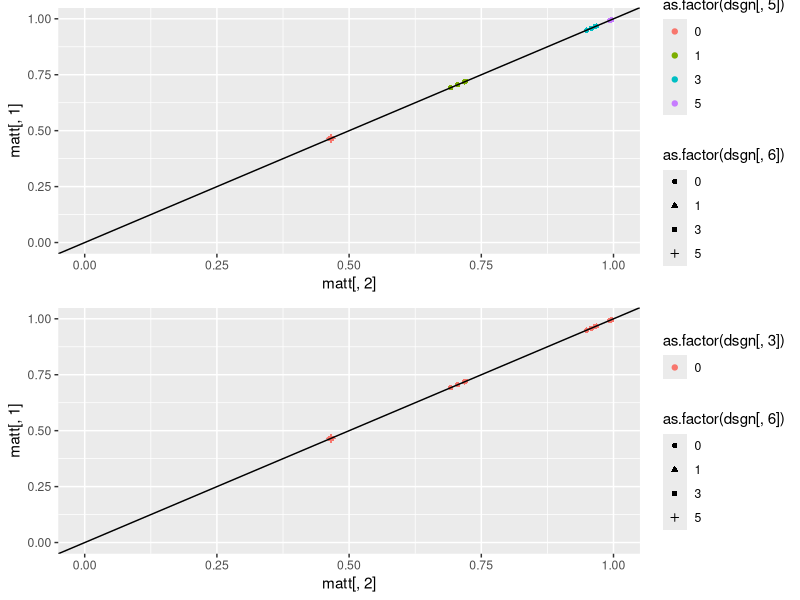
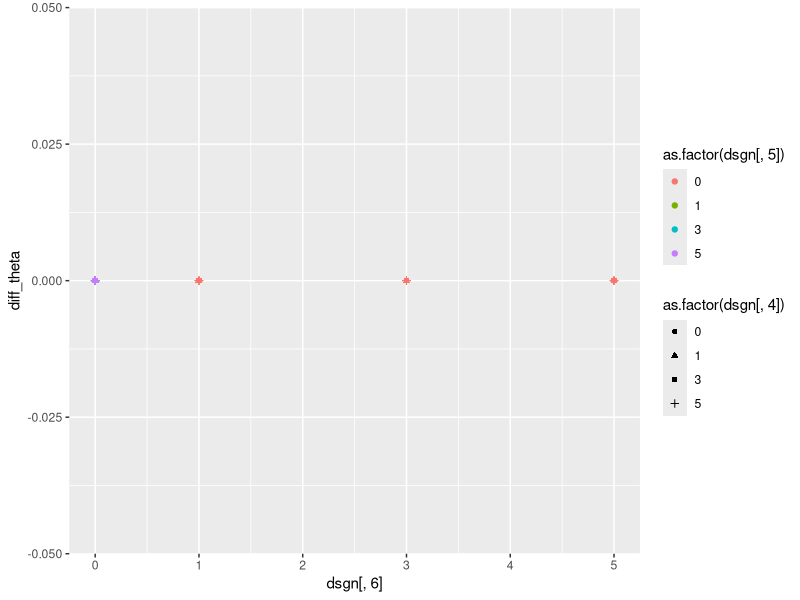
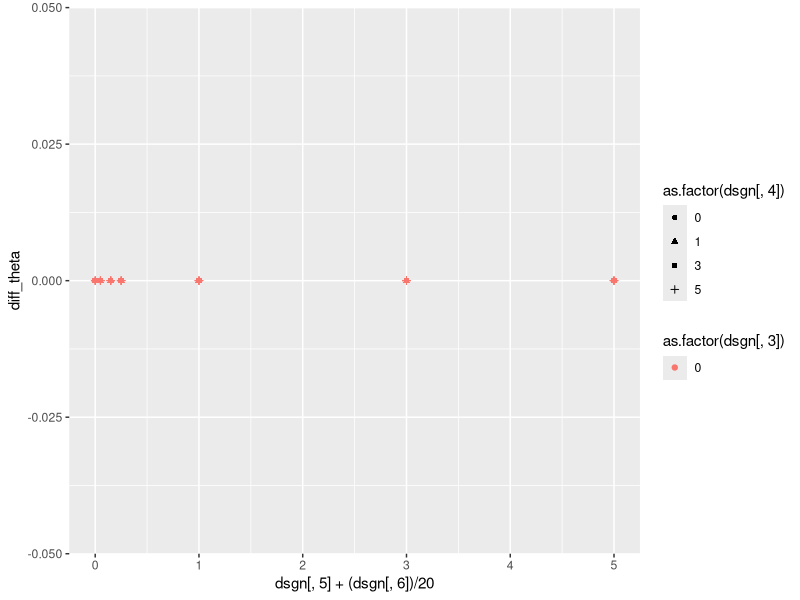
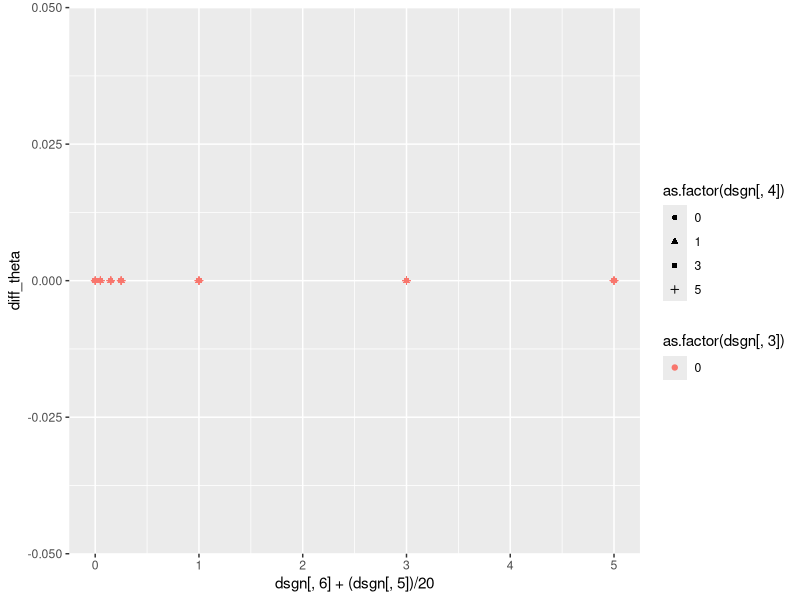

Here is the R script that generated these plots, in order: (Note: a time limit stopped this script after it produced the figures.)
####
# This code sets determines how different parameter settings influence diff= P(y2=1|X1=X2=1)-P(y2=1|X1=X2=0)
#
#

# 1 to be determined
# 2 no effect (good at zero)
# 3 must be zero
# 4 ==0.5 (high)
# 5 ==2    (high)
# 6 ==0    (zero)
# 7 ==0.5 (high)

######################################################################## Design of experiment
lvls <- list(NA)

fixlev<-c(0,0.5)  # levels for not interesting parameters
#seqlev<-round(seq(0,4,0.3333),3)  # levels for  interesting parameters
seqlev<-c(0,1,2) # levels for  interesting parameters

lvls[[1]] <- c(0)  # violation

lvls[[2]] <- c(0, 1, 3, 5)

lvls[[3]] <- c(0) 

lvls[[4]] <- c(0, 1, 3, 5) 

lvls[[5]] <- c(0, 1, 3, 5)

lvls[[6]] <-c(0, 1, 3, 5)

lvls[[7]] <- c(0) # violation

lvls[[8]] <- c(0)

lvls[[9]] <- c(0)

lvls[[10]] <- c(0)

lvls[[11]] <- c(1)

interceptc<-(0)  # intercept for C1 and C2
intercepty<-(-1)   # intercept for Y1 and Y2
intercepth<-(-1)  #intercept for H
interceptz<-0.5
interceptx<-0.5

### factorial design
dsgn <- as.matrix(expand.grid(lvls[[1]], lvls[[2]], lvls[[3]], lvls[[4]], lvls[[5]], lvls[[6]], lvls[[7]], lvls[[8]], lvls[[9]], lvls[[10]], lvls[[11]]))
dim(dsgn)
dim(dsgn)[1]

# only null
dsgn<-dsgn[dsgn[,5]==0|dsgn[,6]==0,]

######################################################################## 
### CALCULATE TRUE VALUES OF diff
matt <- matrix(0, dim(dsgn)[1], 2)

for (i in c(1:dim(dsgn)[1])) {
truetheta11 <- 0
kk <- 1
individual <- matrix(0, 8, 8)

 myH<-0
 myZ<-0
 myX1<-1
 myX2<-1
    for (c2i in 0:1) {
        for (y1i in 0:1) {
            for (c1i in 0:1) {
                individual[kk, 1:3] <- c(y1i, c1i, c2i)
 
                # P(C1=1 or =0)
                pc1<-1/(1+exp(-(interceptc )))
                aa <- (as.numeric(c1i == 1) * (pc1) + as.numeric(c1i == 0) * (1-pc1))

                # P(Y1=1 or =0|C1,X1)
                py1<-1/(1+exp(-(intercepty + dsgn[i, 5] + dsgn[i, 3]*myX1 + dsgn[i, 8]*myH)))
                bb <- as.numeric(y1i == 1) * (py1) + as.numeric(y1i == 0) * (1 - py1)

                # P(C2=1 or =0|C1,X1)
                pc2<-(1/(1+exp(-(interceptc + dsgn[i, 4]*c1i + dsgn[i, 6]*myX1))))
                cc <- as.numeric(c2i == 1) * (pc2)  + as.numeric(c2i == 0)*(1-pc2)
                
                # P(Y2=1|C2,X2,Y1)
                dd <- (as.numeric(y1i == 1) * 1 + as.numeric(y1i == 0) * ( (1/(1+exp(-(intercepty+dsgn[i, 9]*myZ + dsgn[i, 5]*c2i + dsgn[i, 3]*myX2 + dsgn[i, 8]*myH)))) ))                

                individual[kk, 5:8] <- c(aa, bb, cc, dd)
		
                # Product
                individual[kk, 4] <- aa * bb * cc * dd
                truetheta11 <- truetheta11 + individual[kk, 4]   

                kk <- kk + 1
            }
        }
    }

    
    truetheta00<- 0
    kk <- 1
    individual <- matrix(0, 8, 8)
    myH<-0
    myZ<-0
    myX1<-0
    myX2<-0

    for (c2i in 0:1) {
        for (y1i in 0:1) {
            for (c1i in 0:1) {
                individual[kk, 1:3] <- c(y1i, c1i, c2i)
 
                # P(C1=1 or =0)
                pc1<-1/(1+exp(-(interceptc )))
                aa <- (as.numeric(c1i == 1) * (pc1) + as.numeric(c1i == 0) * (1-pc1))

                # P(Y1=1 or =0|C1,X1)
                py1<-1/(1+exp(-(intercepty + dsgn[i, 5] + dsgn[i, 3]*myX1 + dsgn[i, 8]*myH)))
                bb <- as.numeric(y1i == 1) * (py1) + as.numeric(y1i == 0) * (1 - py1)

                # P(C2=1 or =0|C1,X1)
                pc2<-(1/(1+exp(-(interceptc + dsgn[i, 4]*c1i + dsgn[i, 6]*myX1))))
                cc <- as.numeric(c2i == 1) * (pc2)  + as.numeric(c2i == 0)*(1-pc2)
                
                # P(Y2=1|C2,X2,Y1)
                dd <- (as.numeric(y1i == 1) * 1 + as.numeric(y1i == 0) * ( (1/(1+exp(-(intercepty+dsgn[i, 9]*myZ + dsgn[i, 5]*c2i + dsgn[i, 3]*myX2 + dsgn[i, 8]*myH)))) ))                

                individual[kk, 5:8] <- c(aa, bb, cc, dd)

                # Product
                individual[kk, 4] <- aa * bb * cc * dd
                truetheta00 <- truetheta00 + individual[kk, 4]
                
                kk <- kk + 1
            }
        }
    }
  
    matt[i, ] <- c(truetheta00, truetheta11)
    print(i/dim(dsgn)[1])
}
######################################################################## 

library(ggplot2)
library(gridExtra)
# Marginal probabilities of y2:
colMeans(matt)
apply(matt,2,summary)
diff_theta<-round(matt[,2]-matt[,1],5)
summary(diff_theta)

plot1<-qplot(matt[,2],matt[,1],  color=as.factor(dsgn[,5]), shape=as.factor(dsgn[,6]), ylim=c(0,1), xlim=c(0,1))+geom_abline(slope=1,intercept=0)
plot2<-qplot(matt[,2],matt[,1],  color=as.factor(dsgn[,3]), shape=as.factor(dsgn[,6]), ylim=c(0,1), xlim=c(0,1))+geom_abline(slope=1,intercept=0)
grid.arrange(plot1, plot2, ncol=1)

# Plots of interest:
#Theta3 has noticiable effect
qplot(dsgn[,6], diff_theta,  color=as.factor(dsgn[,5]), shape=as.factor(dsgn[,4]))

# Theta5 and Theta6 also have effect
qplot(dsgn[,5]+(dsgn[,6])/20, diff_theta,  color=as.factor(dsgn[,3]), shape=as.factor(dsgn[,4]))
qplot(dsgn[,6]+(dsgn[,5])/20, diff_theta,  color=as.factor(dsgn[,3]), shape=as.factor(dsgn[,4]))

######################################################################
mod1<-glm(diff_theta~dsgn[,c(1:7,11)] + .*.*.,data=data.frame(dsgn[,c(1:7,11)]), family="binomial")
summary(mod1)
summary(mod1)$coefficients[summary(mod1)$coefficients[,4]<0.99,]



######################################################################## 
# SIMULATIONS STUDY
######################################################################## 
ppp <- 1
est <- matrix(0, dim(dsgn)[1], 2)
kkk <- 1
result <- matrix(0, dim(dsgn)[1], 2)
numsim <- 200  ### number of datasets generated under each scenario
Bayesresult <- matrix(0, dim(dsgn)[1] * numsim, 8)
n <- 200  ### size of each dataset
#set.seed(13)  ### for reproducibility
seedlist <- sample(1:250000, size = numsim)

######################################################################## 
simdatasum<-matrix(0,dim(dsgn)[1],8)
colnames(simdatasum)<-c( "H",     "Z",    "C1",    "X1",    "C2",    "Y1",    "X2",    "Y2") 
for (i in c(1:dim(dsgn)[1])) {
    ### loop over datasets
    for (j in 1:numsim) {
        print(c(i, j))
print(        kkk/(dim(dsgn)[1] * numsim))
#        set.seed(seedlist[j])


	    H <- rbinom(n, size = 1, prob = (1/(1+exp(-(intercepth)))) )
        Z  <- rbinom(n, 1, (1/(1+exp(-(interceptz + dsgn[i, 10]*H)))) )
        C1 <- rbinom(n, size = 1, prob = (1/(1+exp(-(interceptc)))) )
        X1<- rbinom(n, 1, (1/(1+exp(-(interceptx + dsgn[i, 1]*C1 + dsgn[i, 2]*H)))) ) 
        C2 <-rbinom(n, 1, (1/(1+exp(-(interceptc + dsgn[i, 4]*C1 + dsgn[i, 6]*X1)))) )         
        Y1 <-rbinom(n, 1, (1/(1+exp(-(intercepty + dsgn[i, 3]*X1 + dsgn[i, 8]*H)))) ) 
        X2 <-rbinom(n, 1, (1/(1+exp(-(interceptx + dsgn[i, 1]*C2  + dsgn[i, 2]*H + dsgn[i, 7]*Y1 + dsgn[i, 9]*Z + dsgn[i, 11]*X1)))) )
        Y2 <- rep(1, n)  
        Y2[Y1 == 0]<-rbinom(length(Y2[Y1 == 0]), 1, (1/(1+exp(-(intercepty + dsgn[i, 9]*Z + dsgn[i, 5]*C2 + dsgn[i, 3]*X2 + dsgn[i, 8]*H)))) )     
 
        simdata <- data.frame(H,Z,C1,X1,C2,Y1,X2,Y2)
		simdatasum[i,]<-colMeans(simdata)
        print(colMeans(simdata))
             
####################################################################### 
# ## BAYESIAN APPROACH:  WITHOUT Y1, WITHOUT H (uniform priors):
        
        C1probB <- function( c1, nm = 1) {
            ss <- sum(simdata$C1)
            nn <- length(simdata$C1)
            pp <- (rbeta(nm, (ss + 1), (nn - ss + 1)))
            if (c1 == 0) { return(1 - as.numeric(pp)) }
            if (c1 == 1) { return(as.numeric(pp))}}
        
        C2probB <- function(c2, c1, x1, nm = 1) {
            ss <- sum(simdata$C2[ simdata$C1 == c1 & simdata$X1 == x1])
            nn <- length(simdata$C2[ simdata$C1 == c1 & simdata$X1 == x1])
            pp <- (rbeta(nm, (ss + 1), (nn - ss + 1)))
            if (c2 == 0) { return(1 - as.numeric(pp)) }
            if (c2 == 1) { return(as.numeric(pp))}}
        
        Y2probB <- function( y2, c1, c2, x1, x2, nm = 1) {
            ss <- sum(simdata$Y2[ simdata$C2 == c2 & simdata$X2 == x2 & simdata$C1 == c1 & simdata$X1 == x1])
            nn <- length(simdata$Y2[ simdata$C2 == c2 & simdata$X2 == x2 & simdata$C1 == c1 & simdata$X1 == x1])
            pp <- (rbeta(nm, (ss + 1), (nn - ss + 1)))
            if (y2 == 0) { return(1 - as.numeric(pp))}
            if (y2 == 1) {return(as.numeric(pp)) } }
        
        
        nB <- 200
        sumtheta11B <- 0
        sumtheta00B <- 0
        for (c2i in 0:1) {
            for (c1i in 0:1) {
                  
                  sumtheta11B <- sumtheta11B + C1probB( c1 = c1i, nm = nB) * 
                  C2probB(   c2 = c2i, c1 = c1i, x1 = 1, nm = nB) * 
                  Y2probB( y2 = 1, c1 = c1i, c2 = c2i, x1 = 1,  x2 = 1, nm = nB)
                  
                  sumtheta00B <- sumtheta00B + C1probB( c1 = c1i, nm = nB) * C2probB( 
                    c2 = c2i, c1 = c1i, x1 = 0, nm = nB) * Y2probB( y2 = 1, c1 = c1i, c2 = c2i, x1 = 0, 
                    x2 = 0, nm = nB)
                  
                }
            }

        
        sumtheta00Bvec_wY1_wH <- sumtheta00B
        sumtheta11Bvec_wY1_wH <- sumtheta11B

# ################################################################
# ## BAYESIAN APPROACH WITH Y1, WITHOUT H (uniform priors):

C1probB<-function(c1,nm=1){
	ss<-sum(simdata$C1)
	nn<-length(simdata$C1)
	pp<-(rbeta(nm,(ss+1),(nn-ss+1)))
	if(c1==0){return(1-as.numeric(pp))}
	if(c1==1){return(as.numeric(pp))}}

Y1probB<-function(y1,c1,x1,nm=1){
	ss<-sum(simdata$Y1[simdata$X1==x1 & simdata$C1==c1])
	nn<-length(simdata$Y1[simdata$X1==x1 & simdata$C1==c1])
	pp<-(rbeta(nm,(ss+1),(nn-ss+1)))
	if(y1==0){return(1-as.numeric(pp))}
	if(y1==1){return(as.numeric(pp))}}

C2probB<-function(c2,c1,x1,nm=1){
	ss<-sum(simdata$C2[simdata$C1==c1 & simdata$X1==x1])
	nn<-length(simdata$C2[simdata$C1==c1 & simdata$X1==x1])
	pp<-(rbeta(nm,(ss+1),(nn-ss+1)))
	if(c2==0){return(1-as.numeric(pp))}
	if(c2==1){return(as.numeric(pp))}}

Y2probB<-function(y2,c2,x2,y1,nm=1){
	ss<-sum(simdata$Y2[simdata$C2==c2 & simdata$X2==x2 & simdata$Y1==y1])
	nn<-length(simdata$Y2[simdata$C2==c2 & simdata$X2==x2 & simdata$Y1==y1])
	pp<-(rbeta(nm,(ss+1),(nn-ss+1)))
	if(y2==0){return(1-as.numeric(pp))}
	if(y2==1){return(as.numeric(pp))}}

nB<-200
# Integrate over the values of C1 and C2: Prob(Y2=1 | X1=1 and X2=1)
sumtheta11B<-0
sumtheta00B<-0
for(c2i in 0:1){
for(y1i in 0:1){
for(c1i in 0:1){
sumtheta11B<-sumtheta11B+
C1probB(c1=c1i,nm=nB)*
Y1probB(y1=y1i,c1=c1i,x1=1,nm=nB)*
C2probB(c2=c2i,c1=c1i,x1=1,nm=nB)*
Y2probB(y2=1,c2=c2i,x2=1,y1=y1i,nm=nB)

sumtheta00B<-sumtheta00B +
C1probB(c1=c1i,nm=nB)*
Y1probB(y1=y1i,c1=c1i,x1=0,nm=nB)*
C2probB(c2=c2i,c1=c1i,x1=0,nm=nB)*
Y2probB(y2=1,c2=c2i,x2=0,y1=y1i,nm=nB)
}}}

        sumtheta00Bvec_Y1_wH <- sumtheta00B
        sumtheta11Bvec_Y1_wH <- sumtheta11B


######################################################################## 
# ## BAYESIAN APPROACH WITHOUT Y1 WITH H  (uniform priors):
        HprobB <- function(h, nm = 1) {
            ss <- sum(simdata$H)
            nn <- length(simdata$H)
            pp <- (rbeta(nm, (ss + 1), (nn - ss + 1)))
            if (h == 0) { return(1 - as.numeric(pp)) }
            if (h == 1) {  return(as.numeric(pp))}}
           
        C1probB <- function(h, c1, nm = 1) {
            ss <- sum(simdata$C1[simdata$H == h])
            nn <- length(simdata$C1[simdata$H == h])
            pp <- (rbeta(nm, (ss + 1), (nn - ss + 1)))
            if (c1 == 0) {return(1 - as.numeric(pp))}
            if (c1 == 1) {return(as.numeric(pp))}}
        
        C2probB <- function(h, c2, c1, x1, nm = 1) {
            ss <- sum(simdata$C2[simdata$H == h & simdata$C1 == c1 & simdata$X1 == x1])
            nn <- length(simdata$C2[simdata$H == h & simdata$C1 == c1 & simdata$X1 == x1])
            pp <- (rbeta(nm, (ss + 1), (nn - ss + 1)))
            if (c2 == 0) {return(1 - as.numeric(pp))}
            if (c2 == 1) {return(as.numeric(pp))} }
        
        Y2probB <- function(h, y2, c1, c2, x1, x2, nm = 1) {
            ss <- sum(simdata$Y2[simdata$H == h & simdata$C2 == c2 & simdata$X2 == x2 & simdata$C1 == c1 & simdata$X1 == x1])
            nn <- length(simdata$Y2[simdata$H == h & simdata$C2 == c2 & simdata$X2 == x2 & simdata$C1 == c1 & simdata$X1 == x1])
            pp <- (rbeta(nm, (ss + 1), (nn - ss + 1)))
            if (y2 == 0) {return(1 - as.numeric(pp))}
            if (y2 == 1) {return(as.numeric(pp))}}
        
        
        nB <- 200
        sumtheta11B <- 0
        sumtheta00B <- 0
        for (c2i in 0:1) {
            for (c1i in 0:1) {
                for (hi in 0:1) {
                  
                  sumtheta11B <- sumtheta11B + HprobB(h = hi, nB) * C1probB(h = hi, c1 = c1i, nm = nB) * 
                  C2probB(h = hi,   c2 = c2i, c1 = c1i, x1 = 1, nm = nB) * 
                  Y2probB(h = hi, y2 = 1, c1 = c1i, c2 = c2i, x1 = 1,  x2 = 1, nm = nB)
                  
                  sumtheta00B <- sumtheta00B + HprobB(h = hi, nB) * C1probB(h = hi, c1 = c1i, nm = nB) * C2probB(h = hi, 
                    c2 = c2i, c1 = c1i, x1 = 0, nm = nB) * Y2probB(h = hi, y2 = 1, c1 = c1i, c2 = c2i, x1 = 0, 
                    x2 = 0, nm = nB)
                  
                }
            }
        }
        
        sumtheta00Bvec_wY1_H <- sumtheta00B
        sumtheta11Bvec_wY1_H <- sumtheta11B

# ################################################################
# ## BAYESIAN APPROACH WITH Y1 WITH H (uniform priors):
     HprobB <- function(h, nm = 1) {
            ss <- sum(simdata$H)
            nn <- length(simdata$H)
            pp <- (rbeta(nm, (ss + 1), (nn - ss + 1)))
            if (h == 0) {return(1 - as.numeric(pp))}
            if (h == 1) {return(as.numeric(pp))}}
        
      C1probB <- function(h, c1, nm = 1) {
            ss <- sum(simdata$C1[simdata$H == h])
            nn <- length(simdata$C1[simdata$H == h])
            pp <- (rbeta(nm, (ss + 1), (nn - ss + 1)))
            if (c1 == 0) {return(1 - as.numeric(pp))}
            if (c1 == 1) {return(as.numeric(pp))}}

	 Y1probB<-function(h, y1,c1,x1,nm=1){
			ss<-sum(simdata$Y1[simdata$H == h & simdata$X1==x1 & simdata$C1==c1])
			nn<-length(simdata$Y1[simdata$H == h & simdata$X1==x1 & simdata$C1==c1])
			pp<-(rbeta(nm,(ss+1),(nn-ss+1)))
			if(y1==0){return(1-as.numeric(pp))}
			if(y1==1){return(as.numeric(pp))}}

    C2probB <- function(h, c2, c1, x1, nm = 1) {
            ss <- sum(simdata$C2[simdata$H == h & simdata$C1 == c1 & simdata$X1 == x1])
            nn <- length(simdata$C2[simdata$H == h & simdata$C1 == c1 & simdata$X1 == x1])
            pp <- (rbeta(nm, (ss + 1), (nn - ss + 1)))
            if (c2 == 0) {return(1 - as.numeric(pp))}
            if (c2 == 1) {return(as.numeric(pp))}}

	Y2probB<-function(h, y2,c2,x2,y1,nm=1){
			ss<-sum(simdata$Y2[simdata$H == h & simdata$C2==c2 & simdata$X2==x2 & simdata$Y1==y1])
			nn<-length(simdata$Y2[simdata$H == h & simdata$C2==c2 & simdata$X2==x2 & simdata$Y1==y1])
			pp<-(rbeta(nm,(ss+1),(nn-ss+1)))
			if(y2==0){return(1-as.numeric(pp))}
			if(y2==1){return(as.numeric(pp))}}

nB<-200
# Integrate over the values of C1 and C2: Prob(Y2=1 | X1=1 and X2=1)
sumtheta11B<-0
sumtheta00B<-0
for(c2i in 0:1){
for(y1i in 0:1){
for(c1i in 0:1){
	                for (hi in 0:1) {
sumtheta11B<-sumtheta11B+C1probB(h= hi , c1=c1i,nm=nB)*Y1probB(h= hi, y1=y1i,c1=c1i,x1=1,nm=nB)*C2probB(h= hi, c2=c2i,c1=c1i,x1=1,nm=nB)*Y2probB(h=hi, y2=1,c2=c2i,x2=1,y1=y1i,nm=nB)
sumtheta00B<-sumtheta00B +C1probB(h=hi,c1=c1i,nm=nB)*Y1probB(h=hi,y1=y1i,c1=c1i,x1=0,nm=nB)*C2probB(h=hi,c2=c2i,c1=c1i,x1=0,nm=nB)*Y2probB(h=hi,y2=1,c2=c2i,x2=0,y1=y1i,nm=nB)
}}}}

        sumtheta00Bvec_Y1_H <- sumtheta00B
        sumtheta11Bvec_Y1_H <- sumtheta11B

##################################
##################################
##################################


#one-sided p-values:
        Bpval_Y1_H <- 1 - mean((sumtheta11Bvec_Y1_H - sumtheta00Bvec_Y1_H) > 0)
        Bpval_wY1_H <- 1 - mean((sumtheta11Bvec_wY1_H - sumtheta00Bvec_wY1_H) > 0)
        Bpval_Y1_wH <- 1 - mean((sumtheta11Bvec_Y1_wH - sumtheta00Bvec_Y1_wH) > 0)
		Bpval_wY1_wH <- 1 - mean((sumtheta11Bvec_wY1_wH - sumtheta00Bvec_wY1_wH) > 0)

        Hpval <- (1-pnorm((summary(glm(Y2 ~ H, data = simdata, family = "binomial"))$coefficients[2, 3])))

        Bayesresult[kkk, ] <- c(i, j, diff_theta[i], Bpval_Y1_H, Bpval_wY1_H, Bpval_Y1_wH, Bpval_wY1_wH, Hpval)
        kkk <- kkk + 1
    }
}

######################################################################## 


alpha<-0.1
AA <- Bayesresult
Bayesresult <- AA

colnames(Bayesresult)<-c("i","j","diff_theta","with Y1 with H","without Y1 with H","with Y1 without H","without Y1 without H", "IV")
power <- matrix(0, dim(dsgn)[1], 7)
for (i in (dim(dsgn)[1]:1)) {
    power[i, ] <- c(i, 
    mean(Bayesresult[Bayesresult[, 1] == i, ][, 3]), 
    mean(Bayesresult[Bayesresult[, 1] == i, ][, 4] <= alpha), 
    mean(Bayesresult[Bayesresult[, 1] == i, ][, 5] <= alpha), 
    mean(Bayesresult[Bayesresult[,1] == i, ][, 6] <= alpha), 
    mean(Bayesresult[Bayesresult[,1] == i, ][, 7] <= alpha), 
    mean(Bayesresult[Bayesresult[,1] == i, ][, 8] <= alpha))
}

colnames(power)<-c("i","diff_theta","with Y1 with H","without Y1 with H","with Y1 without H","without Y1 without H", "IV")

require(gridExtra)
plot1 <- qplot(diff_theta,    power[, 5], col = as.factor(dsgn[, 3]), shape=as.factor(dsgn[, 5]), ylim=c(0,1))+geom_abline(slope=0,intercept=alpha)+  ggtitle(paste(colnames(power)[5]))
plot2 <- qplot(diff_theta,    power[, 6], col = as.factor(dsgn[, 2]), shape=as.factor(dsgn[, 3]), ylim=c(0,1))+geom_abline(slope=0,intercept=alpha)+ ggtitle(paste(colnames(power)[6]))
grid.arrange(plot1, plot2, ncol=1) 

nullpower<-power[diff_theta==0,]

require(gridExtra)
plot1 <- qplot((dsgn[, 5][diff_theta==0]),    nullpower[, 3], col = as.factor(dsgn[, 2][diff_theta==0]), shape=as.factor(dsgn[, 6][diff_theta==0]), ylim=c(0,0.5))+geom_abline(slope=0,intercept=alpha)+  geom_jitter(width = 0.2, height = 0)+ggtitle(paste(colnames(power)[3]))
plot2 <- qplot((dsgn[, 5][diff_theta==0]),    nullpower[, 4], col = as.factor(dsgn[, 2][diff_theta==0]), shape=as.factor(dsgn[, 6][diff_theta==0]), ylim=c(0,0.5))+geom_abline(slope=0,intercept=alpha)+  geom_jitter(width = 0.2, height = 0)+ggtitle(paste(colnames(power)[4]))
grid.arrange(plot1, plot2, ncol=1)


require(gridExtra)
plot1 <- qplot((dsgn[, 5][diff_theta==0]),    nullpower[, 5], col = as.factor(dsgn[, 2][diff_theta==0]), shape=as.factor(dsgn[, 6][diff_theta==0]), ylim=c(0,0.5))+geom_abline(slope=0,intercept=alpha)+  geom_jitter(width = 0.2, height = 0)+ggtitle(paste(colnames(power)[5]))
plot2 <- qplot((dsgn[, 5][diff_theta==0]),    nullpower[, 6], col = as.factor(dsgn[, 2][diff_theta==0]), shape=as.factor(dsgn[, 6][diff_theta==0]), ylim=c(0,0.5))+geom_abline(slope=0,intercept=alpha)+  geom_jitter(width = 0.2, height = 0)+ggtitle(paste(colnames(power)[6]))
grid.arrange(plot1, plot2, ncol=1)
